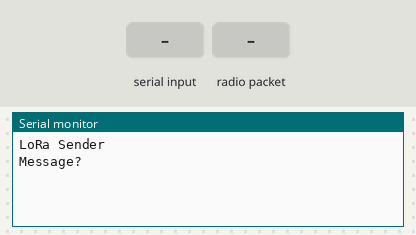
This sketch was run on a simulated Arduino Uno, built with avr-gcc and run on an emulated ATmega328P. Parts: the last lines printed to the serial monitor. Inputs (shaded band) come from the test bench. No radio packets arrive unless stated.

Above: at 1.2 s.
1.3 s: "1\n" received over Serial
At 2.0 s:
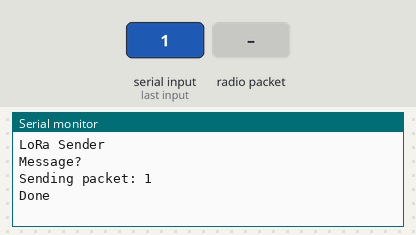
2.8 s: radio packet "1" arrives
At 3.2 s:
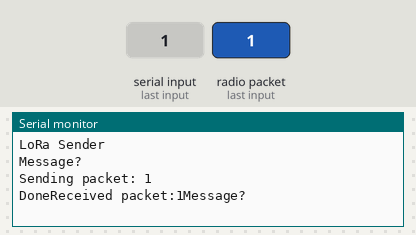
4.3 s: byte 10 ('\n') received over Serial
At 5.4 s:
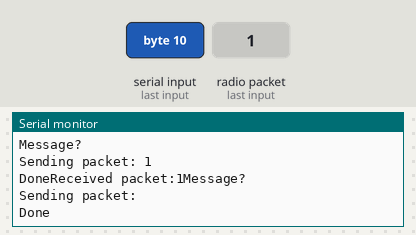

Measured:
- after the input at 1.3 s, the serial monitor: prints a new line at once (image 1)
- after the input at 2.8 s, the serial monitor: prints a new line at once (image 2)
- after the input at 4.3 s, the serial monitor: prints a new line at once (image 3)

The sketch:

LoRaTx.ino
```cpp
#include <SPI.h>
#include <LoRa.h>

String inputString = "";         // a String to hold incoming data
bool stringComplete = false;  // whether the string is complete
int mode = 0;
int askForMessage = 0;

void setup() {
  // put your setup code here, to run once:
    Serial.begin(9600);
  // reserve 200 bytes for the inputString:
  inputString.reserve(200);
  Serial.println("LoRa Sender");

  if (!LoRa.begin(915E6)) {
    Serial.println("Starting LoRa failed!");
    while (1);
  }
}

void loop() {
  switch (mode){
    case 0: {
      if (askForMessage == 0){
        Serial.println("Message?");
        askForMessage = 1;
      }
      if (stringComplete) {
        Serial.print("Sending packet: ");
        Serial.println(inputString);
        LoRa.beginPacket();
        LoRa.print(inputString);
        LoRa.endPacket();
        // clear the string:
        inputString = "";
        stringComplete = false;
        mode = 1;
        askForMessage = 0;
        Serial.print("Done");
      }
      break;
    }
    case 1: {
      int packetSize = LoRa.parsePacket();
      if (packetSize) {
        // received a packet
        Serial.print("Received packet:");
        while (LoRa.available()) {
           Serial.print((char)LoRa.read());
      }
      mode = 0;
      break;
      }
    }
  }
  delay(1);
}

void serialEvent() {
  while (Serial.available()) {
    // get the new byte:
    char inChar = (char)Serial.read();
    // add it to the inputString:
    inputString += inChar;
    // if the incoming character is a newline, set a flag so the main loop can
    // do something about it:
    if (inChar == '\n') {
      stringComplete = true;
    }
  }
}
```
